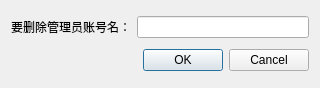
<?xml version="1.0" encoding="UTF-8"?>
<ui version="4.0">
 <class>DeleteManagerDialog</class>
 <widget class="QDialog" name="DeleteManagerDialog">
  <property name="geometry">
   <rect>
    <x>0</x>
    <y>0</y>
    <width>320</width>
    <height>88</height>
   </rect>
  </property>
  <property name="windowTitle">
   <string>Dialog</string>
  </property>
  <layout class="QGridLayout" name="gridLayout">
   <item row="0" column="0">
    <widget class="QLabel" name="label">
     <property name="text">
      <string>要删除管理员账号名：</string>
     </property>
    </widget>
   </item>
   <item row="0" column="1">
    <widget class="QLineEdit" name="nameLineEdit"/>
   </item>
   <item row="1" column="0" colspan="2">
    <widget class="QDialogButtonBox" name="buttonBox">
     <property name="orientation">
      <enum>Qt::Horizontal</enum>
     </property>
     <property name="standardButtons">
      <set>QDialogButtonBox::Cancel|QDialogButtonBox::Ok</set>
     </property>
    </widget>
   </item>
  </layout>
 </widget>
 <resources/>
 <connections>
  <connection>
   <sender>buttonBox</sender>
   <signal>accepted()</signal>
   <receiver>DeleteManagerDialog</receiver>
   <slot>accept()</slot>
   <hints>
    <hint type="sourcelabel">
     <x>248</x>
     <y>254</y>
    </hint>
    <hint type="destinationlabel">
     <x>157</x>
     <y>274</y>
    </hint>
   </hints>
  </connection>
  <connection>
   <sender>buttonBox</sender>
   <signal>rejected()</signal>
   <receiver>DeleteManagerDialog</receiver>
   <slot>reject()</slot>
   <hints>
    <hint type="sourcelabel">
     <x>316</x>
     <y>260</y>
    </hint>
    <hint type="destinationlabel">
     <x>286</x>
     <y>274</y>
    </hint>
   </hints>
  </connection>
 </connections>
</ui>
